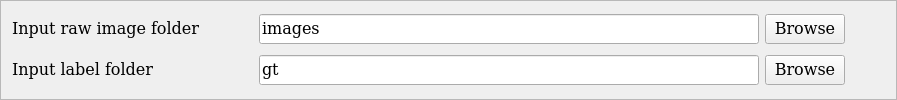
                 <widget class="QFrame" name="test_frame">
                  <property name="minimumSize">
                   <size>
                    <width>50</width>
                    <height>0</height>
                   </size>
                  </property>
                  <property name="frameShape">
                   <enum>QFrame::Shape::StyledPanel</enum>
                  </property>
                  <property name="frameShadow">
                   <enum>QFrame::Shadow::Raised</enum>
                  </property>
                  <layout class="QVBoxLayout" name="verticalLayout_8">
                   <item>
                    <widget class="QFrame" name="test_path_frame">
                     <property name="font">
                      <font>
                       <family>DejaVu Math TeX Gyre</family>
                       <pointsize>12</pointsize>
                      </font>
                     </property>
                     <property name="frameShape">
                      <enum>QFrame::Shape::NoFrame</enum>
                     </property>
                     <property name="frameShadow">
                      <enum>QFrame::Shadow::Raised</enum>
                     </property>
                     <layout class="QHBoxLayout" name="horizontalLayout_8">
                      <property name="leftMargin">
                       <number>0</number>
                      </property>
                      <property name="topMargin">
                       <number>0</number>
                      </property>
                      <property name="rightMargin">
                       <number>0</number>
                      </property>
                      <property name="bottomMargin">
                       <number>0</number>
                      </property>
                      <item>
                       <widget class="QLabel" name="test_data_label">
                        <property name="minimumSize">
                         <size>
                          <width>205</width>
                          <height>0</height>
                         </size>
                        </property>
                        <property name="font">
                         <font>
                          <family>DejaVu Math TeX Gyre</family>
                          <pointsize>12</pointsize>
                         </font>
                        </property>
                        <property name="toolTip">
                         <string/>
                        </property>
                        <property name="text">
                         <string>Input raw image folder</string>
                        </property>
                       </widget>
                      </item>
                      <item>
                       <widget class="QPushButton" name="DATA__TEST__PATH__INFO">
                        <property name="minimumSize">
                         <size>
                          <width>30</width>
                          <height>30</height>
                         </size>
                        </property>
                        <property name="maximumSize">
                         <size>
                          <width>30</width>
                          <height>30</height>
                         </size>
                        </property>
                        <property name="toolTip">
                         <string>&lt;html&gt;&lt;head/&gt;&lt;body&gt;&lt;p&gt;&lt;span style=&quot; font-size:12pt;&quot;&gt;Path to load the test data from&lt;/span&gt;&lt;/p&gt;&lt;/body&gt;&lt;/html&gt;</string>
                        </property>
                        <property name="styleSheet">
                         <string notr="true">QPushButton {
  border: none;
}</string>
                        </property>
                        <property name="text">
                         <string/>
                        </property>
                       </widget>
                      </item>
                      <item>
                       <widget class="QLineEdit" name="DATA__TEST__PATH__INPUT">
                        <property name="minimumSize">
                         <size>
                          <width>500</width>
                          <height>30</height>
                         </size>
                        </property>
                        <property name="maximumSize">
                         <size>
                          <width>500</width>
                          <height>30</height>
                         </size>
                        </property>
                        <property name="font">
                         <font>
                          <family>DejaVu Math TeX Gyre</family>
                          <pointsize>12</pointsize>
                         </font>
                        </property>
                        <property name="text">
                         <string>images</string>
                        </property>
                       </widget>
                      </item>
                      <item>
                       <widget class="QPushButton" name="test_data_input_browse_bn">
                        <property name="minimumSize">
                         <size>
                          <width>0</width>
                          <height>30</height>
                         </size>
                        </property>
                        <property name="maximumSize">
                         <size>
                          <width>16777215</width>
                          <height>30</height>
                         </size>
                        </property>
                        <property name="font">
                         <font>
                          <family>DejaVu Math TeX Gyre</family>
                          <pointsize>12</pointsize>
                         </font>
                        </property>
                        <property name="text">
                         <string>Browse</string>
                        </property>
                       </widget>
                      </item>
                      <item>
                       <spacer name="horizontalSpacer_4">
                        <property name="orientation">
                         <enum>Qt::Orientation::Horizontal</enum>
                        </property>
                        <property name="sizeHint" stdset="0">
                         <size>
                          <width>40</width>
                          <height>20</height>
                         </size>
                        </property>
                       </spacer>
                      </item>
                     </layout>
                    </widget>
                   </item>
                   <item>
                    <widget class="QFrame" name="test_gt_path_frame">
                     <property name="frameShape">
                      <enum>QFrame::Shape::NoFrame</enum>
                     </property>
                     <property name="frameShadow">
                      <enum>QFrame::Shadow::Raised</enum>
                     </property>
                     <layout class="QHBoxLayout" name="horizontalLayout_7">
                      <property name="leftMargin">
                       <number>0</number>
                      </property>
                      <property name="topMargin">
                       <number>0</number>
                      </property>
                      <property name="rightMargin">
                       <number>0</number>
                      </property>
                      <property name="bottomMargin">
                       <number>0</number>
                      </property>
                      <item>
                       <widget class="QLabel" name="test_data_gt_label">
                        <property name="minimumSize">
                         <size>
                          <width>205</width>
                          <height>0</height>
                         </size>
                        </property>
                        <property name="font">
                         <font>
                          <family>DejaVu Math TeX Gyre</family>
                          <pointsize>12</pointsize>
                         </font>
                        </property>
                        <property name="toolTip">
                         <string/>
                        </property>
                        <property name="text">
                         <string>Input label folder</string>
                        </property>
                        <property name="indent">
                         <number>0</number>
                        </property>
                       </widget>
                      </item>
                      <item>
                       <widget class="QPushButton" name="DATA__TEST__GT_PATH__INFO">
                        <property name="minimumSize">
                         <size>
                          <width>30</width>
                          <height>30</height>
                         </size>
                        </property>
                        <property name="maximumSize">
                         <size>
                          <width>30</width>
                          <height>30</height>
                         </size>
                        </property>
                        <property name="toolTip">
                         <string>&lt;html&gt;&lt;head/&gt;&lt;body&gt;&lt;p&gt;&lt;span style=&quot; font-size:12pt;&quot;&gt;Path to load the test gt data from&lt;/span&gt;&lt;/p&gt;&lt;/body&gt;&lt;/html&gt;</string>
                        </property>
                        <property name="styleSheet">
                         <string notr="true">QPushButton {
  border: none;
}</string>
                        </property>
                        <property name="text">
                         <string/>
                        </property>
                       </widget>
                      </item>
                      <item>
                       <widget class="QLineEdit" name="DATA__TEST__GT_PATH__INPUT">
                        <property name="minimumSize">
                         <size>
                          <width>500</width>
                          <height>30</height>
                         </size>
                        </property>
                        <property name="maximumSize">
                         <size>
                          <width>500</width>
                          <height>30</height>
                         </size>
                        </property>
                        <property name="font">
                         <font>
                          <family>DejaVu Math TeX Gyre</family>
                          <pointsize>12</pointsize>
                         </font>
                        </property>
                        <property name="text">
                         <string>gt</string>
                        </property>
                       </widget>
                      </item>
                      <item>
                       <widget class="QPushButton" name="test_data_gt_input_browse_bn">
                        <property name="minimumSize">
                         <size>
                          <width>0</width>
                          <height>30</height>
                         </size>
                        </property>
                        <property name="maximumSize">
                         <size>
                          <width>16777215</width>
                          <height>30</height>
                         </size>
                        </property>
                        <property name="font">
                         <font>
                          <family>DejaVu Math TeX Gyre</family>
                          <pointsize>12</pointsize>
                         </font>
                        </property>
                        <property name="text">
                         <string>Browse</string>
                        </property>
                       </widget>
                      </item>
                      <item>
                       <spacer name="horizontalSpacer_9">
                        <property name="orientation">
                         <enum>Qt::Orientation::Horizontal</enum>
                        </property>
                        <property name="sizeHint" stdset="0">
                         <size>
                          <width>40</width>
                          <height>20</height>
                         </size>
                        </property>
                       </spacer>
                      </item>
                     </layout>
                    </widget>
                   </item>
                  </layout>
                 </widget>
